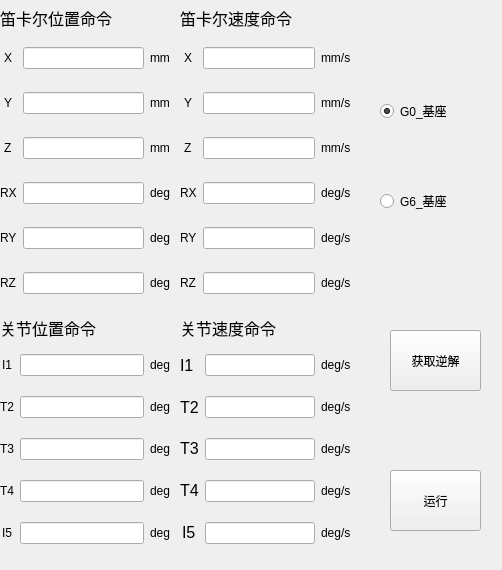
    <widget class="QWidget" name="tab_3">
     <attribute name="title">
      <string>笛卡尔空间位置控制</string>
     </attribute>
     <widget class="QWidget" name="gridLayoutWidget_7">
      <property name="geometry">
       <rect>
        <x>0</x>
        <y>30</y>
        <width>171</width>
        <height>281</height>
       </rect>
      </property>
      <layout class="QGridLayout" name="gridLayout_7">
       <item row="2" column="1">
        <widget class="QLineEdit" name="lineEdit_28">
         <property name="toolTip">
          <string>&lt;html&gt;&lt;head/&gt;&lt;body&gt;&lt;p&gt;-360~360度&lt;/p&gt;&lt;/body&gt;&lt;/html&gt;</string>
         </property>
         <property name="alignment">
          <set>Qt::AlignCenter</set>
         </property>
        </widget>
       </item>
       <item row="1" column="0" alignment="Qt::AlignHCenter|Qt::AlignVCenter">
        <widget class="QLabel" name="label_61">
         <property name="text">
          <string>Y</string>
         </property>
        </widget>
       </item>
       <item row="2" column="0" alignment="Qt::AlignHCenter|Qt::AlignVCenter">
        <widget class="QLabel" name="label_62">
         <property name="text">
          <string>Z</string>
         </property>
        </widget>
       </item>
       <item row="0" column="0" alignment="Qt::AlignHCenter|Qt::AlignVCenter">
        <widget class="QLabel" name="label_63">
         <property name="text">
          <string>X</string>
         </property>
        </widget>
       </item>
       <item row="3" column="1">
        <widget class="QLineEdit" name="lineEdit_29">
         <property name="toolTip">
          <string>&lt;html&gt;&lt;head/&gt;&lt;body&gt;&lt;p&gt;-360~360度&lt;/p&gt;&lt;/body&gt;&lt;/html&gt;</string>
         </property>
         <property name="alignment">
          <set>Qt::AlignCenter</set>
         </property>
        </widget>
       </item>
       <item row="3" column="2" alignment="Qt::AlignHCenter|Qt::AlignVCenter">
        <widget class="QLabel" name="label_70">
         <property name="text">
          <string>deg</string>
         </property>
        </widget>
       </item>
       <item row="5" column="0" alignment="Qt::AlignHCenter|Qt::AlignVCenter">
        <widget class="QLabel" name="label_66">
         <property name="text">
          <string>RZ</string>
         </property>
        </widget>
       </item>
       <item row="0" column="1">
        <widget class="QLineEdit" name="lineEdit_26">
         <property name="toolTip">
          <string>&lt;html&gt;&lt;head/&gt;&lt;body&gt;&lt;p&gt;-360~360度&lt;/p&gt;&lt;/body&gt;&lt;/html&gt;</string>
         </property>
         <property name="alignment">
          <set>Qt::AlignCenter</set>
         </property>
        </widget>
       </item>
       <item row="2" column="2" alignment="Qt::AlignHCenter|Qt::AlignVCenter">
        <widget class="QLabel" name="label_69">
         <property name="text">
          <string>mm</string>
         </property>
        </widget>
       </item>
       <item row="5" column="2" alignment="Qt::AlignHCenter|Qt::AlignVCenter">
        <widget class="QLabel" name="label_72">
         <property name="text">
          <string>deg</string>
         </property>
        </widget>
       </item>
       <item row="4" column="2" alignment="Qt::AlignHCenter|Qt::AlignVCenter">
        <widget class="QLabel" name="label_71">
         <property name="text">
          <string>deg</string>
         </property>
        </widget>
       </item>
       <item row="5" column="1">
        <widget class="QLineEdit" name="lineEdit_31">
         <property name="toolTip">
          <string>&lt;html&gt;&lt;head/&gt;&lt;body&gt;&lt;p&gt;-360~360度&lt;/p&gt;&lt;/body&gt;&lt;/html&gt;</string>
         </property>
         <property name="alignment">
          <set>Qt::AlignCenter</set>
         </property>
        </widget>
       </item>
       <item row="1" column="2" alignment="Qt::AlignHCenter|Qt::AlignVCenter">
        <widget class="QLabel" name="label_68">
         <property name="text">
          <string>mm</string>
         </property>
        </widget>
       </item>
       <item row="0" column="2" alignment="Qt::AlignHCenter|Qt::AlignVCenter">
        <widget class="QLabel" name="label_67">
         <property name="text">
          <string>mm</string>
         </property>
        </widget>
       </item>
       <item row="4" column="1">
        <widget class="QLineEdit" name="lineEdit_30">
         <property name="toolTip">
          <string>&lt;html&gt;&lt;head/&gt;&lt;body&gt;&lt;p&gt;-360~360度&lt;/p&gt;&lt;/body&gt;&lt;/html&gt;</string>
         </property>
         <property name="alignment">
          <set>Qt::AlignCenter</set>
         </property>
        </widget>
       </item>
       <item row="3" column="0" alignment="Qt::AlignHCenter|Qt::AlignVCenter">
        <widget class="QLabel" name="label_64">
         <property name="text">
          <string>RX</string>
         </property>
        </widget>
       </item>
       <item row="4" column="0" alignment="Qt::AlignHCenter|Qt::AlignVCenter">
        <widget class="QLabel" name="label_65">
         <property name="text">
          <string>RY</string>
         </property>
        </widget>
       </item>
       <item row="1" column="1">
        <widget class="QLineEdit" name="lineEdit_27">
         <property name="toolTip">
          <string>&lt;html&gt;&lt;head/&gt;&lt;body&gt;&lt;p&gt;-360~360度&lt;/p&gt;&lt;/body&gt;&lt;/html&gt;</string>
         </property>
         <property name="alignment">
          <set>Qt::AlignCenter</set>
         </property>
        </widget>
       </item>
      </layout>
     </widget>
     <widget class="QWidget" name="gridLayoutWidget_8">
      <property name="geometry">
       <rect>
        <x>180</x>
        <y>30</y>
        <width>171</width>
        <height>281</height>
       </rect>
      </property>
      <layout class="QGridLayout" name="gridLayout_8">
       <item row="2" column="1">
        <widget class="QLineEdit" name="lineEdit_32">
         <property name="toolTip">
          <string>&lt;html&gt;&lt;head/&gt;&lt;body&gt;&lt;p&gt;-360~360度&lt;/p&gt;&lt;/body&gt;&lt;/html&gt;</string>
         </property>
         <property name="alignment">
          <set>Qt::AlignCenter</set>
         </property>
        </widget>
       </item>
       <item row="1" column="0" alignment="Qt::AlignHCenter|Qt::AlignVCenter">
        <widget class="QLabel" name="label_73">
         <property name="text">
          <string>Y</string>
         </property>
        </widget>
       </item>
       <item row="2" column="0" alignment="Qt::AlignHCenter|Qt::AlignVCenter">
        <widget class="QLabel" name="label_74">
         <property name="text">
          <string>Z</string>
         </property>
        </widget>
       </item>
       <item row="0" column="0" alignment="Qt::AlignHCenter|Qt::AlignVCenter">
        <widget class="QLabel" name="label_75">
         <property name="text">
          <string>X</string>
         </property>
        </widget>
       </item>
       <item row="3" column="1">
        <widget class="QLineEdit" name="lineEdit_33">
         <property name="toolTip">
          <string>&lt;html&gt;&lt;head/&gt;&lt;body&gt;&lt;p&gt;-360~360度&lt;/p&gt;&lt;/body&gt;&lt;/html&gt;</string>
         </property>
         <property name="alignment">
          <set>Qt::AlignCenter</set>
         </property>
        </widget>
       </item>
       <item row="3" column="2" alignment="Qt::AlignHCenter|Qt::AlignVCenter">
        <widget class="QLabel" name="label_76">
         <property name="text">
          <string>deg/s</string>
         </property>
        </widget>
       </item>
       <item row="5" column="0" alignment="Qt::AlignHCenter|Qt::AlignVCenter">
        <widget class="QLabel" name="label_77">
         <property name="text">
          <string>RZ</string>
         </property>
        </widget>
       </item>
       <item row="0" column="1">
        <widget class="QLineEdit" name="lineEdit_34">
         <property name="toolTip">
          <string>&lt;html&gt;&lt;head/&gt;&lt;body&gt;&lt;p&gt;-360~360度&lt;/p&gt;&lt;/body&gt;&lt;/html&gt;</string>
         </property>
         <property name="alignment">
          <set>Qt::AlignCenter</set>
         </property>
        </widget>
       </item>
       <item row="2" column="2" alignment="Qt::AlignHCenter|Qt::AlignVCenter">
        <widget class="QLabel" name="label_78">
         <property name="text">
          <string>mm/s</string>
         </property>
        </widget>
       </item>
       <item row="5" column="2" alignment="Qt::AlignHCenter|Qt::AlignVCenter">
        <widget class="QLabel" name="label_79">
         <property name="text">
          <string>deg/s</string>
         </property>
        </widget>
       </item>
       <item row="4" column="2" alignment="Qt::AlignHCenter|Qt::AlignVCenter">
        <widget class="QLabel" name="label_80">
         <property name="text">
          <string>deg/s</string>
         </property>
        </widget>
       </item>
       <item row="5" column="1">
        <widget class="QLineEdit" name="lineEdit_35">
         <property name="toolTip">
          <string>&lt;html&gt;&lt;head/&gt;&lt;body&gt;&lt;p&gt;-360~360度&lt;/p&gt;&lt;/body&gt;&lt;/html&gt;</string>
         </property>
         <property name="alignment">
          <set>Qt::AlignCenter</set>
         </property>
        </widget>
       </item>
       <item row="1" column="2" alignment="Qt::AlignHCenter|Qt::AlignVCenter">
        <widget class="QLabel" name="label_81">
         <property name="text">
          <string>mm/s</string>
         </property>
        </widget>
       </item>
       <item row="0" column="2" alignment="Qt::AlignHCenter|Qt::AlignVCenter">
        <widget class="QLabel" name="label_82">
         <property name="text">
          <string>mm/s</string>
         </property>
        </widget>
       </item>
       <item row="4" column="1">
        <widget class="QLineEdit" name="lineEdit_36">
         <property name="toolTip">
          <string>&lt;html&gt;&lt;head/&gt;&lt;body&gt;&lt;p&gt;-360~360度&lt;/p&gt;&lt;/body&gt;&lt;/html&gt;</string>
         </property>
         <property name="alignment">
          <set>Qt::AlignCenter</set>
         </property>
        </widget>
       </item>
       <item row="3" column="0" alignment="Qt::AlignHCenter|Qt::AlignVCenter">
        <widget class="QLabel" name="label_83">
         <property name="text">
          <string>RX</string>
         </property>
        </widget>
       </item>
       <item row="4" column="0" alignment="Qt::AlignHCenter|Qt::AlignVCenter">
        <widget class="QLabel" name="label_84">
         <property name="text">
          <string>RY</string>
         </property>
        </widget>
       </item>
       <item row="1" column="1">
        <widget class="QLineEdit" name="lineEdit_37">
         <property name="toolTip">
          <string>&lt;html&gt;&lt;head/&gt;&lt;body&gt;&lt;p&gt;-360~360度&lt;/p&gt;&lt;/body&gt;&lt;/html&gt;</string>
         </property>
         <property name="alignment">
          <set>Qt::AlignCenter</set>
         </property>
        </widget>
       </item>
      </layout>
     </widget>
     <widget class="QLabel" name="label_85">
      <property name="geometry">
       <rect>
        <x>0</x>
        <y>0</y>
        <width>141</width>
        <height>35</height>
       </rect>
      </property>
      <property name="font">
       <font>
        <pointsize>12</pointsize>
       </font>
      </property>
      <property name="text">
       <string>笛卡尔位置命令</string>
      </property>
     </widget>
     <widget class="QLabel" name="label_86">
      <property name="geometry">
       <rect>
        <x>180</x>
        <y>0</y>
        <width>161</width>
        <height>35</height>
       </rect>
      </property>
      <property name="font">
       <font>
        <pointsize>12</pointsize>
       </font>
      </property>
      <property name="text">
       <string>笛卡尔速度命令</string>
      </property>
     </widget>
     <widget class="QLabel" name="label_99">
      <property name="geometry">
       <rect>
        <x>180</x>
        <y>310</y>
        <width>131</width>
        <height>35</height>
       </rect>
      </property>
      <property name="font">
       <font>
        <pointsize>12</pointsize>
       </font>
      </property>
      <property name="text">
       <string>关节速度命令</string>
      </property>
     </widget>
     <widget class="QWidget" name="gridLayoutWidget_9">
      <property name="geometry">
       <rect>
        <x>0</x>
        <y>340</y>
        <width>171</width>
        <height>221</height>
       </rect>
      </property>
      <layout class="QGridLayout" name="gridLayout_12">
       <item row="0" column="0" alignment="Qt::AlignHCenter|Qt::AlignVCenter">
        <widget class="QLabel" name="label_126">
         <property name="text">
          <string>I1</string>
         </property>
        </widget>
       </item>
       <item row="3" column="1">
        <widget class="QLineEdit" name="lineEdit_57">
         <property name="toolTip">
          <string>&lt;html&gt;&lt;head/&gt;&lt;body&gt;&lt;p&gt;-360~360度&lt;/p&gt;&lt;/body&gt;&lt;/html&gt;</string>
         </property>
         <property name="alignment">
          <set>Qt::AlignCenter</set>
         </property>
         <property name="readOnly">
          <bool>false</bool>
         </property>
        </widget>
       </item>
       <item row="2" column="1">
        <widget class="QLineEdit" name="lineEdit_56">
         <property name="toolTip">
          <string>&lt;html&gt;&lt;head/&gt;&lt;body&gt;&lt;p&gt;-360~360度&lt;/p&gt;&lt;/body&gt;&lt;/html&gt;</string>
         </property>
         <property name="alignment">
          <set>Qt::AlignCenter</set>
         </property>
         <property name="readOnly">
          <bool>false</bool>
         </property>
        </widget>
       </item>
       <item row="1" column="0" alignment="Qt::AlignHCenter|Qt::AlignVCenter">
        <widget class="QLabel" name="label_124">
         <property name="text">
          <string>T2</string>
         </property>
        </widget>
       </item>
       <item row="2" column="0" alignment="Qt::AlignHCenter|Qt::AlignVCenter">
        <widget class="QLabel" name="label_125">
         <property name="text">
          <string>T3</string>
         </property>
        </widget>
       </item>
       <item row="3" column="2" alignment="Qt::AlignHCenter|Qt::AlignVCenter">
        <widget class="QLabel" name="label_127">
         <property name="text">
          <string>deg</string>
         </property>
        </widget>
       </item>
       <item row="0" column="1">
        <widget class="QLineEdit" name="lineEdit_58">
         <property name="toolTip">
          <string>&lt;html&gt;&lt;head/&gt;&lt;body&gt;&lt;p&gt;-360~360度&lt;/p&gt;&lt;/body&gt;&lt;/html&gt;</string>
         </property>
         <property name="alignment">
          <set>Qt::AlignCenter</set>
         </property>
         <property name="readOnly">
          <bool>false</bool>
         </property>
        </widget>
       </item>
       <item row="2" column="2" alignment="Qt::AlignHCenter|Qt::AlignVCenter">
        <widget class="QLabel" name="label_129">
         <property name="text">
          <string>deg</string>
         </property>
        </widget>
       </item>
       <item row="4" column="2" alignment="Qt::AlignHCenter|Qt::AlignVCenter">
        <widget class="QLabel" name="label_131">
         <property name="text">
          <string>deg</string>
         </property>
        </widget>
       </item>
       <item row="1" column="2" alignment="Qt::AlignHCenter|Qt::AlignVCenter">
        <widget class="QLabel" name="label_132">
         <property name="text">
          <string>deg</string>
         </property>
        </widget>
       </item>
       <item row="4" column="0" alignment="Qt::AlignHCenter|Qt::AlignVCenter">
        <widget class="QLabel" name="label_135">
         <property name="text">
          <string>I5</string>
         </property>
        </widget>
       </item>
       <item row="4" column="1">
        <widget class="QLineEdit" name="lineEdit_60">
         <property name="toolTip">
          <string>&lt;html&gt;&lt;head/&gt;&lt;body&gt;&lt;p&gt;-360~360度&lt;/p&gt;&lt;/body&gt;&lt;/html&gt;</string>
         </property>
         <property name="alignment">
          <set>Qt::AlignCenter</set>
         </property>
         <property name="readOnly">
          <bool>false</bool>
         </property>
        </widget>
       </item>
       <item row="0" column="2" alignment="Qt::AlignHCenter|Qt::AlignVCenter">
        <widget class="QLabel" name="label_133">
         <property name="text">
          <string>deg</string>
         </property>
        </widget>
       </item>
       <item row="3" column="0" alignment="Qt::AlignHCenter|Qt::AlignVCenter">
        <widget class="QLabel" name="label_134">
         <property name="text">
          <string>T4</string>
         </property>
        </widget>
       </item>
       <item row="1" column="1">
        <widget class="QLineEdit" name="lineEdit_61">
         <property name="toolTip">
          <string>&lt;html&gt;&lt;head/&gt;&lt;body&gt;&lt;p&gt;-360~360度&lt;/p&gt;&lt;/body&gt;&lt;/html&gt;</string>
         </property>
         <property name="alignment">
          <set>Qt::AlignCenter</set>
         </property>
         <property name="readOnly">
          <bool>false</bool>
         </property>
        </widget>
       </item>
      </layout>
     </widget>
     <widget class="QLabel" name="label_148">
      <property name="geometry">
       <rect>
        <x>0</x>
        <y>310</y>
        <width>131</width>
        <height>35</height>
       </rect>
      </property>
      <property name="font">
       <font>
        <pointsize>12</pointsize>
       </font>
      </property>
      <property name="text">
       <string>关节位置命令</string>
      </property>
     </widget>
     <widget class="QPushButton" name="pushButton_33">
      <property name="geometry">
       <rect>
        <x>390</x>
        <y>330</y>
        <width>91</width>
        <height>61</height>
       </rect>
      </property>
      <property name="text">
       <string>获取逆解</string>
      </property>
     </widget>
     <widget class="QPushButton" name="pushButton_34">
      <property name="geometry">
       <rect>
        <x>390</x>
        <y>470</y>
        <width>91</width>
        <height>61</height>
       </rect>
      </property>
      <property name="text">
       <string>运行</string>
      </property>
     </widget>
     <widget class="QWidget" name="gridLayoutWidget_10">
      <property name="geometry">
       <rect>
        <x>180</x>
        <y>340</y>
        <width>171</width>
        <height>221</height>
       </rect>
      </property>
      <layout class="QGridLayout" name="gridLayout_13">
       <item row="2" column="1">
        <widget class="QLineEdit" name="lineEdit_62">
         <property name="toolTip">
          <string>&lt;html&gt;&lt;head/&gt;&lt;body&gt;&lt;p&gt;-360~360度&lt;/p&gt;&lt;/body&gt;&lt;/html&gt;</string>
         </property>
         <property name="alignment">
          <set>Qt::AlignCenter</set>
         </property>
         <property name="readOnly">
          <bool>false</bool>
         </property>
        </widget>
       </item>
       <item row="2" column="0" alignment="Qt::AlignHCenter|Qt::AlignVCenter">
        <widget class="QLabel" name="label_137">
         <property name="font">
          <font>
           <pointsize>12</pointsize>
          </font>
         </property>
         <property name="text">
          <string>T3</string>
         </property>
        </widget>
       </item>
       <item row="3" column="1">
        <widget class="QLineEdit" name="lineEdit_63">
         <property name="toolTip">
          <string>&lt;html&gt;&lt;head/&gt;&lt;body&gt;&lt;p&gt;-360~360度&lt;/p&gt;&lt;/body&gt;&lt;/html&gt;</string>
         </property>
         <property name="alignment">
          <set>Qt::AlignCenter</set>
         </property>
         <property name="readOnly">
          <bool>false</bool>
         </property>
        </widget>
       </item>
       <item row="3" column="2" alignment="Qt::AlignHCenter|Qt::AlignVCenter">
        <widget class="QLabel" name="label_139">
         <property name="text">
          <string>deg/s</string>
         </property>
        </widget>
       </item>
       <item row="0" column="1">
        <widget class="QLineEdit" name="lineEdit_64">
         <property name="toolTip">
          <string>&lt;html&gt;&lt;head/&gt;&lt;body&gt;&lt;p&gt;-360~360度&lt;/p&gt;&lt;/body&gt;&lt;/html&gt;</string>
         </property>
         <property name="alignment">
          <set>Qt::AlignCenter</set>
         </property>
         <property name="readOnly">
          <bool>false</bool>
         </property>
        </widget>
       </item>
       <item row="2" column="2" alignment="Qt::AlignHCenter|Qt::AlignVCenter">
        <widget class="QLabel" name="label_141">
         <property name="text">
          <string>deg/s</string>
         </property>
        </widget>
       </item>
       <item row="4" column="2" alignment="Qt::AlignHCenter|Qt::AlignVCenter">
        <widget class="QLabel" name="label_143">
         <property name="text">
          <string>deg/s</string>
         </property>
        </widget>
       </item>
       <item row="1" column="2" alignment="Qt::AlignHCenter|Qt::AlignVCenter">
        <widget class="QLabel" name="label_144">
         <property name="text">
          <string>deg/s</string>
         </property>
        </widget>
       </item>
       <item row="3" column="0" alignment="Qt::AlignHCenter|Qt::AlignVCenter">
        <widget class="QLabel" name="label_146">
         <property name="font">
          <font>
           <pointsize>12</pointsize>
          </font>
         </property>
         <property name="text">
          <string>T4</string>
         </property>
        </widget>
       </item>
       <item row="0" column="2" alignment="Qt::AlignHCenter|Qt::AlignVCenter">
        <widget class="QLabel" name="label_145">
         <property name="text">
          <string>deg/s</string>
         </property>
        </widget>
       </item>
       <item row="4" column="1">
        <widget class="QLineEdit" name="lineEdit_66">
         <property name="toolTip">
          <string>&lt;html&gt;&lt;head/&gt;&lt;body&gt;&lt;p&gt;-360~360度&lt;/p&gt;&lt;/body&gt;&lt;/html&gt;</string>
         </property>
         <property name="alignment">
          <set>Qt::AlignCenter</set>
         </property>
         <property name="readOnly">
          <bool>false</bool>
         </property>
        </widget>
       </item>
       <item row="4" column="0" alignment="Qt::AlignHCenter|Qt::AlignVCenter">
        <widget class="QLabel" name="label_147">
         <property name="font">
          <font>
           <pointsize>12</pointsize>
          </font>
         </property>
         <property name="text">
          <string>I5</string>
         </property>
        </widget>
       </item>
       <item row="1" column="1">
        <widget class="QLineEdit" name="lineEdit_67">
         <property name="toolTip">
          <string>&lt;html&gt;&lt;head/&gt;&lt;body&gt;&lt;p&gt;-360~360度&lt;/p&gt;&lt;/body&gt;&lt;/html&gt;</string>
         </property>
         <property name="alignment">
          <set>Qt::AlignCenter</set>
         </property>
         <property name="readOnly">
          <bool>false</bool>
         </property>
        </widget>
       </item>
       <item row="1" column="0">
        <widget class="QLabel" name="label_136">
         <property name="font">
          <font>
           <pointsize>12</pointsize>
          </font>
         </property>
         <property name="text">
          <string>T2</string>
         </property>
        </widget>
       </item>
       <item row="0" column="0">
        <widget class="QLabel" name="label_138">
         <property name="font">
          <font>
           <pointsize>12</pointsize>
          </font>
         </property>
         <property name="text">
          <string>I1</string>
         </property>
        </widget>
       </item>
      </layout>
     </widget>
     <widget class="QRadioButton" name="radioButton">
      <property name="geometry">
       <rect>
        <x>380</x>
        <y>100</y>
        <width>113</width>
        <height>22</height>
       </rect>
      </property>
      <property name="text">
       <string>G0_基座</string>
      </property>
      <property name="checked">
       <bool>true</bool>
      </property>
     </widget>
     <widget class="QRadioButton" name="radioButton_2">
      <property name="geometry">
       <rect>
        <x>380</x>
        <y>190</y>
        <width>113</width>
        <height>22</height>
       </rect>
      </property>
      <property name="text">
       <string>G6_基座</string>
      </property>
     </widget>
    </widget>
